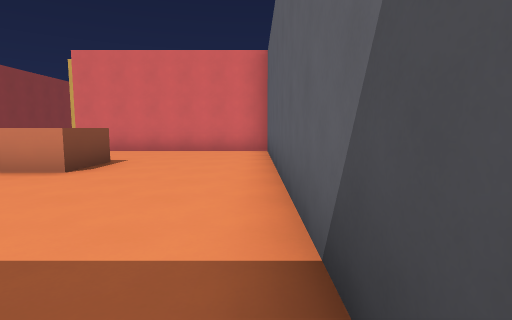
view 1 (above)

17 first-person views from a walk through a 3-D level made in the Godot game engine. The camera is 1.4 m above the floor, tilts 6° down and sees 80° across. The floor is counted in squares, 2 m on a side. Each view is taken from the middle of a square. On the plan, view 1 faces up. The plan holds only what a view shows up to about 10 squares ahead; the rest is blank. The place goes on beyond the plan.

view 2
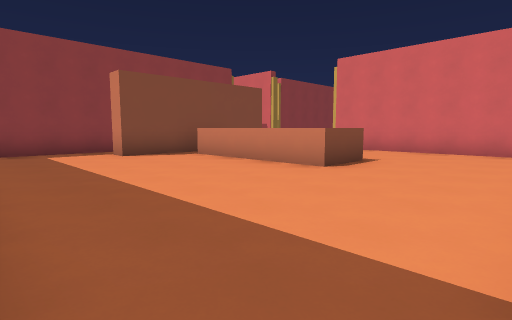

view 3
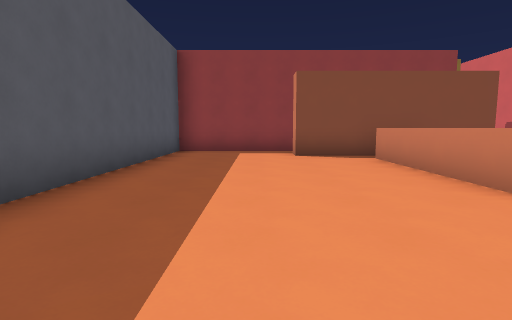

view 4
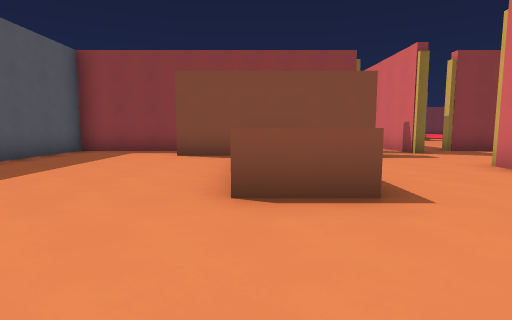

view 5
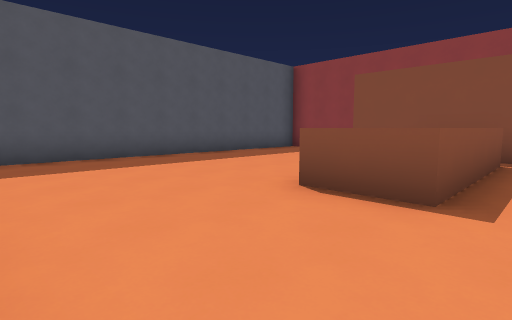

view 6
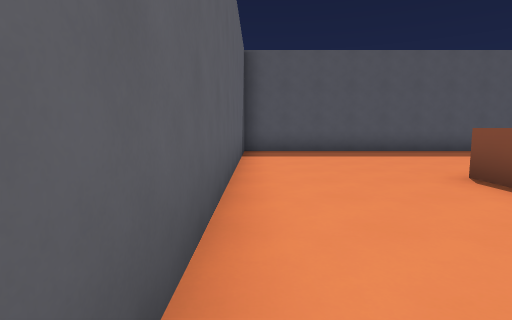

view 7
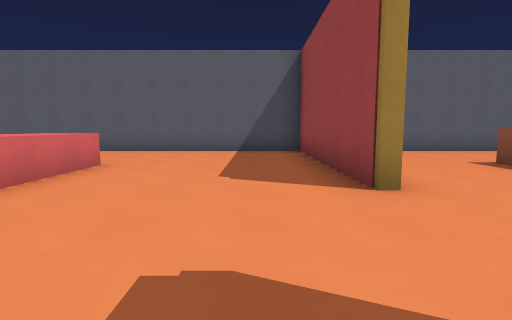

view 8
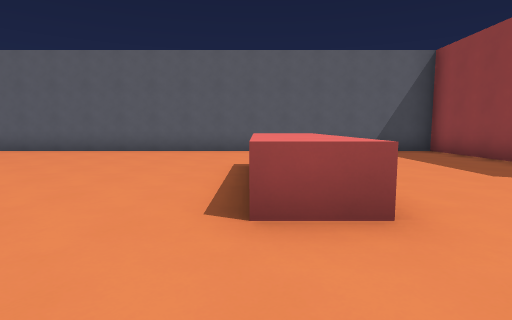

view 9
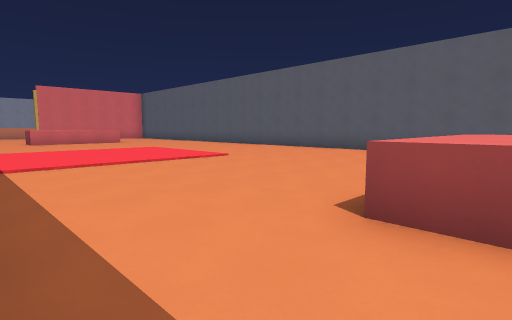

view 10
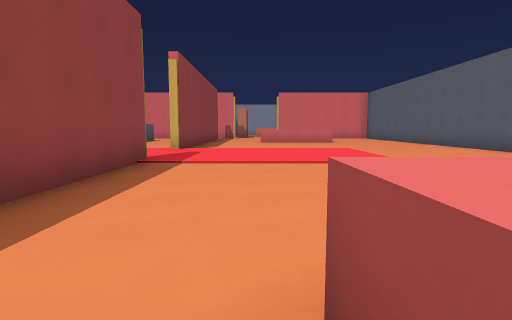

view 11
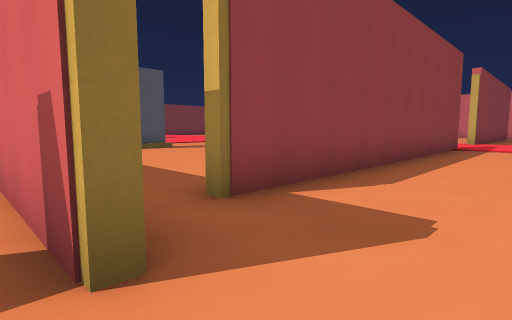

view 12
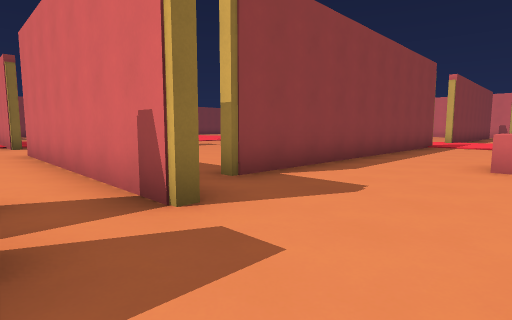

view 13
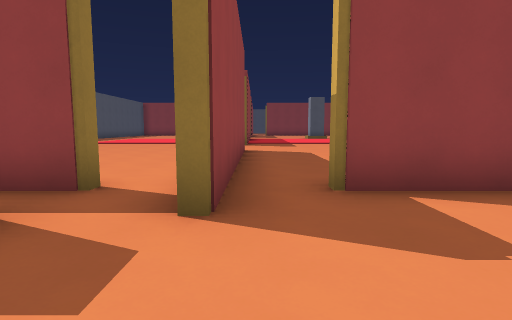

view 14
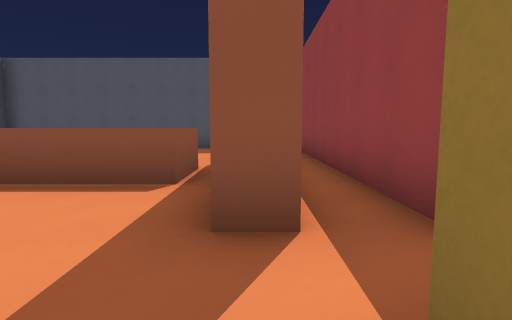

view 15
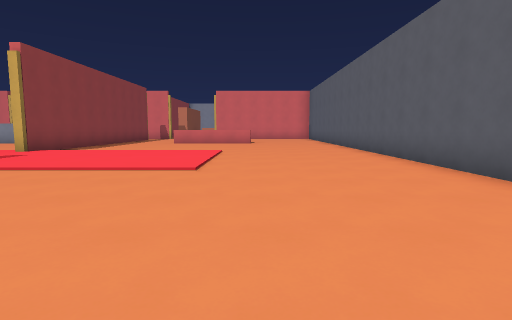

view 16
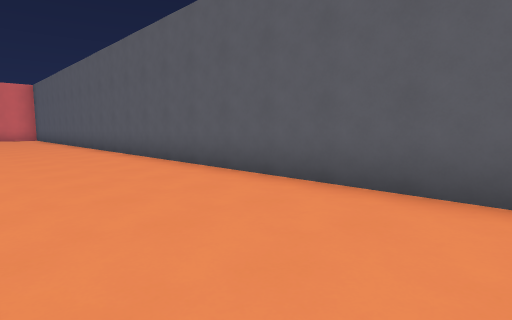

view 17
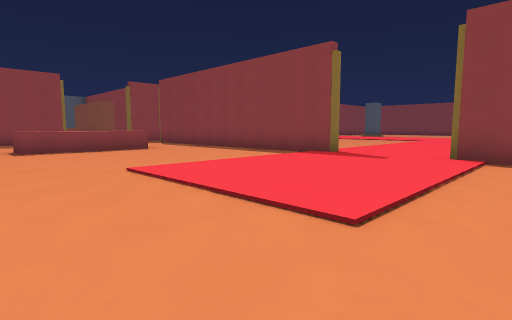

### Floor plan
Key: @ floor where view 1 was taken; # wall or solid block; x gap in a wall; . floor; ^ raised ledge.
Columns run from 16 left of view 1 to 1 right of it. Each row starts with its distance up from view 1.
 25       # .........#
 24       #..........#
 23     .............#
 22     .............#
 21     .............#
 20      .#..........#
 19       #..........#
 18       #..........#
 17       #..........#
 16       #..........#
 15       #...^^^....#
 14 ....  #...^^^....#
 13 ..... #..........#
 12 ......#..........#
 11 ......x..........#
 10 .#######...#######
  9 .................#
  8   ....#..........#
  7 ......#.#........#
  6 ....  #.#^^^^^...#
  5       #.#^^^^^...#
  4       #.#........#
  3       #.#........#
  2       #..........#
  1       #..........#
  0       #.........@#
 -1       ############

Where each view was taken, in squares from view 1:
view 1: 0 up, 0 right, facing up
view 2: 0 up, 0 right, facing up-left
view 3: 2 up, 0 right, facing left
view 4: 5 up, 0 right, facing left
view 5: 7 up, 0 right, facing down-left
view 6: 9 up, 0 right, facing down
view 7: 11 up, 9 left, facing right
view 8: 15 up, 9 left, facing right
view 9: 14 up, 9 left, facing up-right
view 10: 14 up, 7 left, facing up
view 11: 9 up, 7 left, facing up-left
view 12: 8 up, 6 left, facing up-left
view 13: 10 up, 6 left, facing left
view 14: 10 up, 8 left, facing down
view 15: 15 up, 3 left, facing up
view 16: 14 up, 3 left, facing up-right
view 17: 25 up, 2 left, facing down-left
